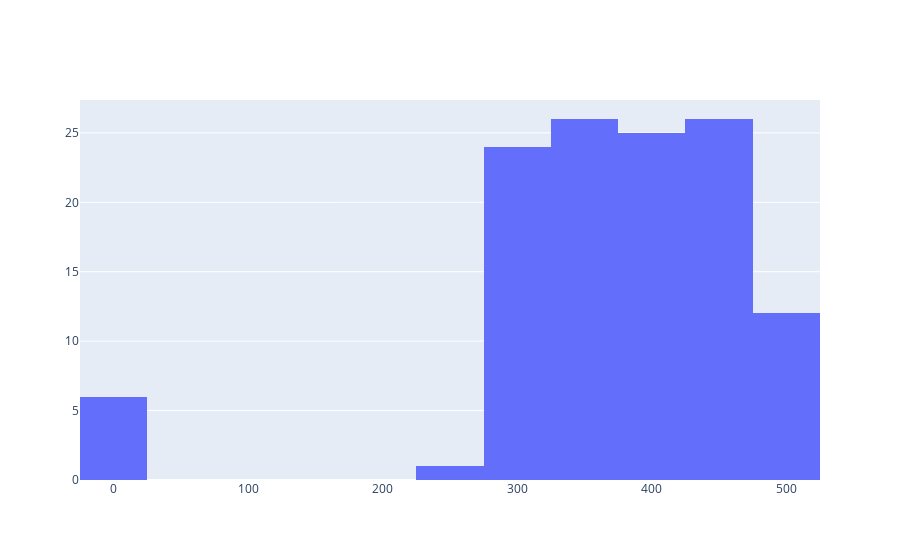

The notebook cell saved with this chart:
### Code cell
reload(cp)
x = cp.simulate2()
fig = go.Figure(data=[go.Histogram(x=x)])
fig.show()
print(len(x))
